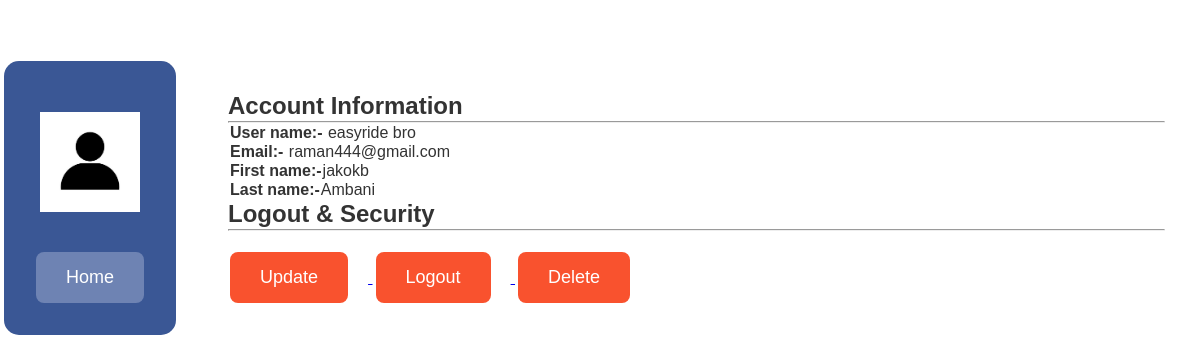
Screenshot of /EasyRide_Final/station_m_profile.php (signed in) with the database file from the repository.
### tables this page shows
CREATE TABLE `station_manager` (
  `id` int(11) NOT NULL,
  `user_id` bigint(25) NOT NULL,
  `First_Name` varchar(255) NOT NULL,
  `Last_Name` varchar(255) NOT NULL,
  `username` varchar(255) NOT NULL,
  `email` varchar(255) NOT NULL,
  `password` varchar(255) NOT NULL
);

### EasyRide_Final/function.php (called while the page is built, shortened)
<?php
function check_login_station($conn)
{
    if (isset($_SESSION['username'])) {
        $id = $_SESSION['username'];
        $query = "select * from station_manager where username = '$id' limit 1";
        $result = mysqli_query($conn, $query);
        if ($result && mysqli_num_rows($result) > 0) {
            $user_data_station = mysqli_fetch_assoc($result);
            return $user_data_station;
        }
    }
    die;
}
?>

### EasyRide_Final/station_m_profile.php (the view, shortened to what this page needs)
<?php
include("connection.php");
include("function.php");
$user_data_station = check_login_station($conn);
?>
<!DOCTYPE html>
<html>
<head>
    <link rel="stylesheet" href="https://cdnjs.cloudflare.com/ajax/libs/font-awesome/6.1.1/css/all.min.css" />
    <link rel="stylesheet" href="admin_profiles.css">
</head>
<body>
<div class="user-greeting"><b><font color="#fff"> Hello !!! <?php echo $user_data_station['username'];?></font></b></div>
<div class="content-wrapper">
    <div class="left">
        <img src="iconpic.jpg" alt="user" width="100" class="avatar">
        <br>
        <a href="StationManager_dashboard.php"><button class="btn home-btn">Home </button></a>
    </div>
    <div class="right">
        <h2>Account Information</h2><hr/>
        <div class="info">
            <p><strong>User name:- </strong> <?php echo $user_data_station['username']; ?>   </p>
            <p><strong>Email:-</strong> <?php echo $user_data_station['email'];?> </p>
            <p><strong>First name:-</strong><?php echo $user_data_station['First_Name'];?></p>
            <p><strong>Last name:-</strong><?php echo $user_data_station['Last_Name'];?></p>
        </div>
        <h2>Logout & Security</h2><hr>
        <div class='actions'>
            <a href="updateProfile.php?id=<?php echo $user_data_station['id'];?>">
                <button class="btn update-btn">Update</button>
            </a>
            <a href="loginMenu.php">
                <button class="btn logout-btn">Logout</button>
            </a>
            <a href="deleteProfile.php?id=<?php echo $user_data_station['id'];?>">
                <button class="btn delete-btn">Delete</button>
            </a>
        </div>
    </div>
</div>
</body>
</html>

### EasyRide_Final/admin_profiles.css (style rules this page uses)
* { margin: 1px; padding: 0; box-sizing: border-box; justify-content: center; }
body { font-family: Arial, sans-serif; background-image: url(8.jpg); color: white; }
.user-greeting { font-size: 24px; margin-bottom: 30px; color: white; }
.content-wrapper { display: flex; margin-top: 20px; }
.left { display: flex; flex-direction: column; align-items: center; background-color: #3A5795; padding: 30px; border-radius: 15px; color: #fff; }
.btn { display: inline-block; padding: 15px 30px; margin-top: 20px; border: none; border-radius: 8px; cursor: pointer; text-decoration: none; color: #fff; font-size: 18px; }
.home-btn { background-color: #6e83b3; }
.avatar { margin-top: 20px; }
.right { flex: 2; background-color: #ffffff; padding: 30px; border-radius: 15px; color: #333; margin-left: 20px; }
.update-btn, .logout-btn, .delete-btn { background-color: #F9522E; margin-right: 20px; }

### rows the page displays
station_manager: username "easyride bro", email "raman444@gmail.com", First_Name "jakokb", Last_Name "Ambani"
